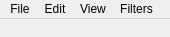
<?xml version="1.0" encoding="UTF-8"?>
<ui version="4.0">
 <class>MainWindow</class>
 <widget class="QMainWindow" name="MainWindow">
  <property name="geometry">
   <rect>
    <x>0</x>
    <y>0</y>
    <width>170</width>
    <height>37</height>
   </rect>
  </property>
  <property name="sizePolicy">
   <sizepolicy hsizetype="Preferred" vsizetype="Preferred">
    <horstretch>0</horstretch>
    <verstretch>0</verstretch>
   </sizepolicy>
  </property>
  <property name="contextMenuPolicy">
   <enum>Qt::NoContextMenu</enum>
  </property>
  <property name="windowTitle">
   <string>Base</string>
  </property>
  <property name="styleSheet">
   <string notr="true">background-image: url('resources/histicon.jpg');</string>
  </property>
  <widget class="QWidget" name="centralWidget">
   <property name="enabled">
    <bool>true</bool>
   </property>
   <property name="sizePolicy">
    <sizepolicy hsizetype="Fixed" vsizetype="Fixed">
     <horstretch>0</horstretch>
     <verstretch>0</verstretch>
    </sizepolicy>
   </property>
  </widget>
  <widget class="QMenuBar" name="menuBar">
   <property name="geometry">
    <rect>
     <x>0</x>
     <y>0</y>
     <width>170</width>
     <height>21</height>
    </rect>
   </property>
   <widget class="QMenu" name="menuFile">
    <property name="title">
     <string>File</string>
    </property>
    <addaction name="actionOpenFile"/>
    <addaction name="actionSaveFile"/>
    <addaction name="actionExit"/>
   </widget>
   <widget class="QMenu" name="menuFilters">
    <property name="title">
     <string>Filters</string>
    </property>
    <widget class="QMenu" name="menuHistogram">
     <property name="geometry">
      <rect>
       <x>552</x>
       <y>132</y>
       <width>143</width>
       <height>94</height>
      </rect>
     </property>
     <property name="sizePolicy">
      <sizepolicy hsizetype="Fixed" vsizetype="Fixed">
       <horstretch>0</horstretch>
       <verstretch>0</verstretch>
      </sizepolicy>
     </property>
     <property name="title">
      <string>Histogram</string>
     </property>
     <addaction name="actionEven"/>
     <addaction name="actionStretch"/>
    </widget>
    <widget class="QMenu" name="menuBlur">
     <property name="title">
      <string>Blur</string>
     </property>
     <addaction name="actionLinear"/>
     <addaction name="actionGaussian"/>
     <addaction name="actionFree"/>
    </widget>
    <widget class="QMenu" name="menuColour">
     <property name="title">
      <string>Colour</string>
     </property>
     <addaction name="actionGrayscale"/>
     <addaction name="actionBrightness"/>
     <addaction name="actionContrast"/>
     <addaction name="actionGamma"/>
    </widget>
    <widget class="QMenu" name="menuEdge_detection">
     <property name="title">
      <string>Edge detection</string>
     </property>
     <addaction name="actionSobel"/>
     <addaction name="actionPrevitt"/>
     <addaction name="actionRoberts"/>
     <addaction name="actionLoG"/>
     <addaction name="actionDoG"/>
     <addaction name="actionGradient"/>
     <addaction name="actionLaplasian"/>
     <addaction name="actionZero_pass"/>
    </widget>
    <addaction name="menuHistogram"/>
    <addaction name="menuBlur"/>
    <addaction name="menuEdge_detection"/>
    <addaction name="menuColour"/>
   </widget>
   <widget class="QMenu" name="menuView">
    <property name="title">
     <string>View</string>
    </property>
    <addaction name="actionShow_histogram"/>
    <addaction name="actionShow_history"/>
   </widget>
   <widget class="QMenu" name="menuEdit">
    <property name="title">
     <string>Edit</string>
    </property>
    <addaction name="actionUndo"/>
   </widget>
   <addaction name="menuFile"/>
   <addaction name="menuEdit"/>
   <addaction name="menuView"/>
   <addaction name="menuFilters"/>
  </widget>
  <action name="actionExit">
   <property name="text">
    <string>Exit</string>
   </property>
   <property name="shortcut">
    <string>Ctrl+Q</string>
   </property>
  </action>
  <action name="actionOpenFile">
   <property name="text">
    <string>Open image</string>
   </property>
   <property name="shortcut">
    <string>Ctrl+O</string>
   </property>
  </action>
  <action name="actionSaveFile">
   <property name="text">
    <string>Save image</string>
   </property>
   <property name="shortcut">
    <string>Ctrl+S</string>
   </property>
  </action>
  <action name="actionShow_histogram">
   <property name="text">
    <string>Show histogram</string>
   </property>
  </action>
  <action name="actionEven">
   <property name="text">
    <string>Even</string>
   </property>
  </action>
  <action name="actionStretch">
   <property name="text">
    <string>Stretch</string>
   </property>
  </action>
  <action name="actionShow_history">
   <property name="text">
    <string>Show history</string>
   </property>
  </action>
  <action name="actionUndo">
   <property name="text">
    <string>Undo</string>
   </property>
   <property name="shortcut">
    <string>Ctrl+Z</string>
   </property>
  </action>
  <action name="actionLinear">
   <property name="text">
    <string>Linear</string>
   </property>
  </action>
  <action name="actionGaussian">
   <property name="text">
    <string>Gaussian</string>
   </property>
  </action>
  <action name="actionFree">
   <property name="text">
    <string>Free</string>
   </property>
  </action>
  <action name="actionGrayscale">
   <property name="text">
    <string>Grayscale</string>
   </property>
  </action>
  <action name="actionBrightness">
   <property name="text">
    <string>Brightness</string>
   </property>
  </action>
  <action name="actionContrast">
   <property name="text">
    <string>Contrast</string>
   </property>
  </action>
  <action name="actionGamma">
   <property name="text">
    <string>Gamma</string>
   </property>
  </action>
  <action name="actionSobel">
   <property name="text">
    <string>Sobel</string>
   </property>
  </action>
  <action name="actionPrevitt">
   <property name="text">
    <string>Previtt</string>
   </property>
  </action>
  <action name="actionRoberts">
   <property name="text">
    <string>Roberts</string>
   </property>
  </action>
  <action name="actionLoG">
   <property name="text">
    <string>LoG</string>
   </property>
  </action>
  <action name="actionDoG">
   <property name="text">
    <string>DoG</string>
   </property>
  </action>
  <action name="actionGradient">
   <property name="text">
    <string>Gradient</string>
   </property>
  </action>
  <action name="actionLaplasian">
   <property name="text">
    <string>Laplasian</string>
   </property>
  </action>
  <action name="actionZero_pass">
   <property name="text">
    <string>Zero pass</string>
   </property>
  </action>
 </widget>
 <layoutdefault spacing="6" margin="11"/>
 <resources/>
 <connections>
  <connection>
   <sender>actionExit</sender>
   <signal>activated()</signal>
   <receiver>MainWindow</receiver>
   <slot>close()</slot>
   <hints>
    <hint type="sourcelabel">
     <x>-1</x>
     <y>-1</y>
    </hint>
    <hint type="destinationlabel">
     <x>218</x>
     <y>25</y>
    </hint>
   </hints>
  </connection>
 </connections>
</ui>
